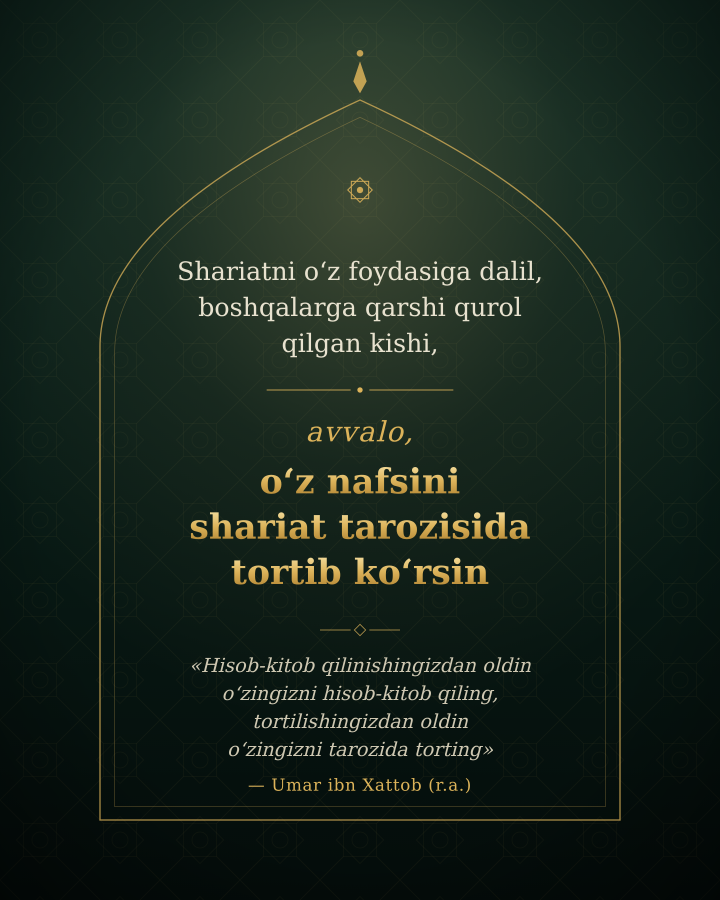
#> input picture hikmat-umar.png, 2160 x 2700 px (shown at 1/3 size)
$ python -i engine.py   (imports and definitions only)
#> lines starting #> are read from the running program, lines starting #| are printed output that depends on the picture
#> further down, picture is the input picture: PIL image 2160x2700 RGB; mean R, G, B 25.9, 39.4, 29.5
"""Low-level rendering primitives used to build rich, non-flat card backgrounds:
gradient meshes, soft bokeh blobs, film grain, vignette and glow."""
import math
import random

import numpy as np
from PIL import Image, ImageDraw, ImageFilter


def _lerp_color(c1, c2, t):
    return tuple(int(a + (b - a) * t) for a, b in zip(c1, c2))


# [39 lines left out: functions linear_gradient, multi_stop_gradient, not called in this run]


def add_bokeh_blobs(img, count=14, color_palette=None, seed=None, min_r=0.08, max_r=0.32, opacity=(10, 45)):
    """Layer soft, blurred glowing blobs to break up flat gradients (cheap Perlin-like depth)."""
#> called with count = 14, min_r = 0.08, max_r = 0.32, opacity = (10, 45)
    rng = random.Random(seed)
    w, h = img.size
#> w = 2160; h = 2700
    base = img.convert("RGBA")
    overlay = Image.new("RGBA", (w, h), (0, 0, 0, 0))
#> overlay: PIL image 2160x2700 RGBA; every value is 0
    if not color_palette:
        color_palette = [(255, 255, 255)]
    for _ in range(count):
        r = rng.uniform(min_r, max_r) * max(w, h)
        cx = rng.uniform(-0.15, 1.15) * w
        cy = rng.uniform(-0.15, 1.15) * h
        color = rng.choice(color_palette)
        alpha = rng.randint(*opacity)
        # canvas is padded well beyond the circle so the Gaussian blur fades to
        # zero alpha before reaching the edge (otherwise a faint rectangular
        # ghost of the canvas boundary shows up once composited).
        pad = r * 1.6
        canvas_r = r + pad
        blob = Image.new("RGBA", (int(canvas_r * 2), int(canvas_r * 2)), (0, 0, 0, 0))
        bd = ImageDraw.Draw(blob)
        bd.ellipse([pad, pad, pad + r * 2, pad + r * 2], fill=(*color, alpha))
        blob = blob.filter(ImageFilter.GaussianBlur(r * 0.45))
        overlay.alpha_composite(blob, (int(cx - canvas_r), int(cy - canvas_r)))
#> this loop made 14 passes
#> pass 1, in add_bokeh_blobs, `blob = blob.filter(ImageFilter.GaussianBlur(r * 0.45))`:
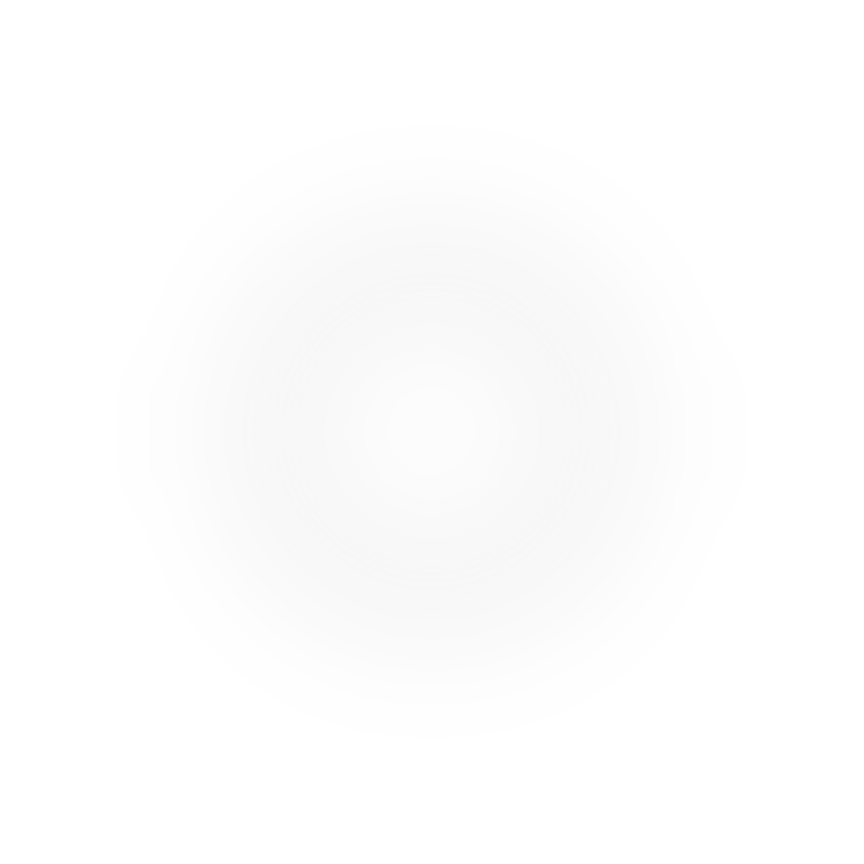
#> blob: PIL image 2590x2590 RGBA (shown at 1/3 size); mean R, G, B, A 29.7, 29.7, 29.7, 3.2; transparent parts drawn white
#> after the loop:
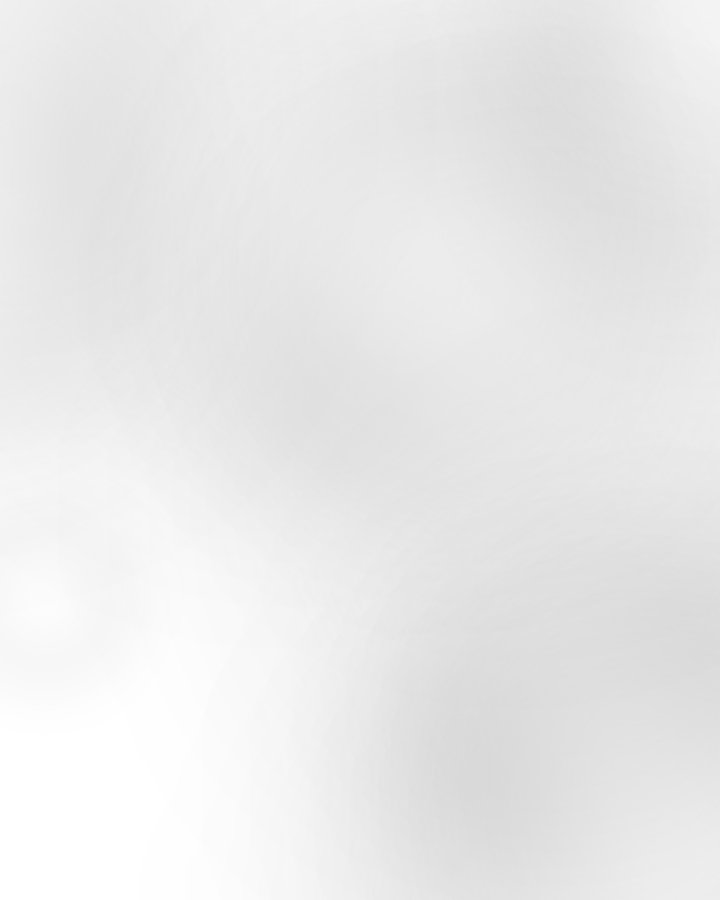
#> overlay: PIL image 2160x2700 RGBA (shown at 1/3 size); mean R, G, B, A 112.7, 112.7, 112.7, 46.9; transparent parts drawn white
    return Image.alpha_composite(base, overlay).convert("RGB")
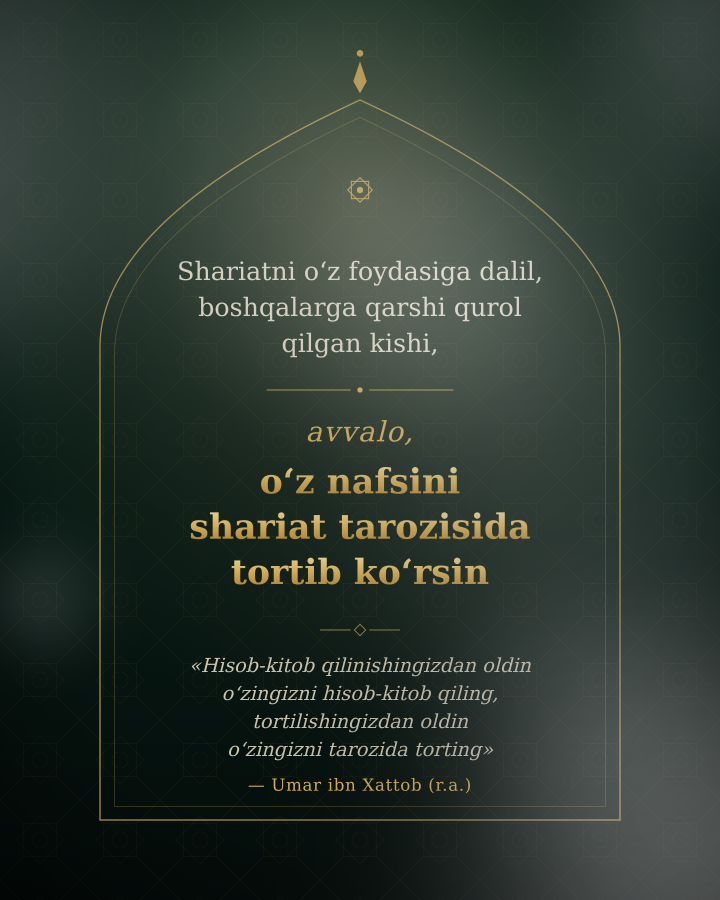
#> returned value: PIL image 2160x2700 RGB (shown at 1/3 size); mean R, G, B 46.6, 57.6, 49.6


# [56 lines left out: functions add_film_grain, add_vignette, add_top_sheen, soft_shadow_box, radial_glow, not called in this run]

>>> from PIL import Image
>>> picture = Image.open('../hikmat-umar.png')
>>> result = add_bokeh_blobs(picture)

$ run again, on madina-tongi.png
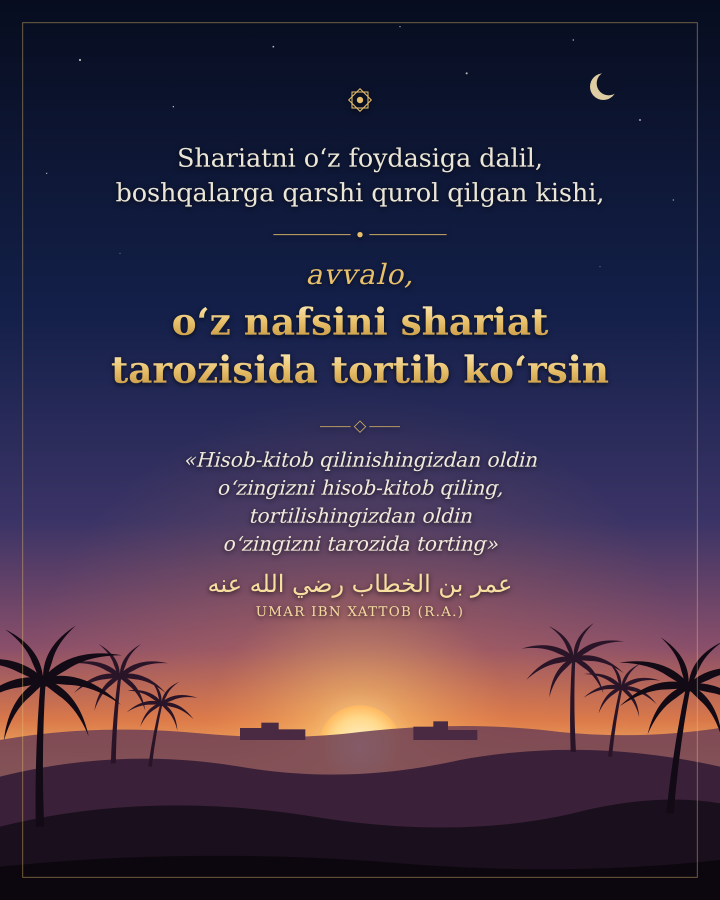
#> input picture madina-tongi.png, 2160 x 2700 px (shown at 1/3 size)
#> picture is the input picture: PIL image 2160x2700 RGB; mean R, G, B 61.6, 48.4, 70
#> after the loop in add_bokeh_blobs, `for _ in range(count):`:
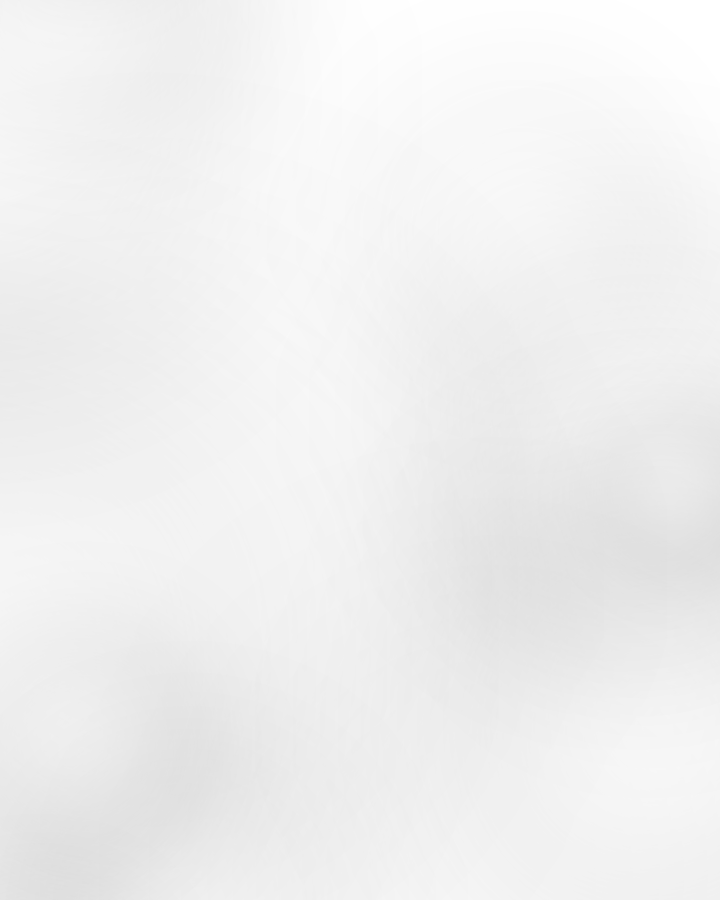
#> overlay: PIL image 2160x2700 RGBA (shown at 1/3 size); mean R, G, B, A 120, 120, 120, 33; transparent parts drawn white
#> in add_bokeh_blobs, `return Image.alpha_composite(base, overlay).convert("RGB")`:
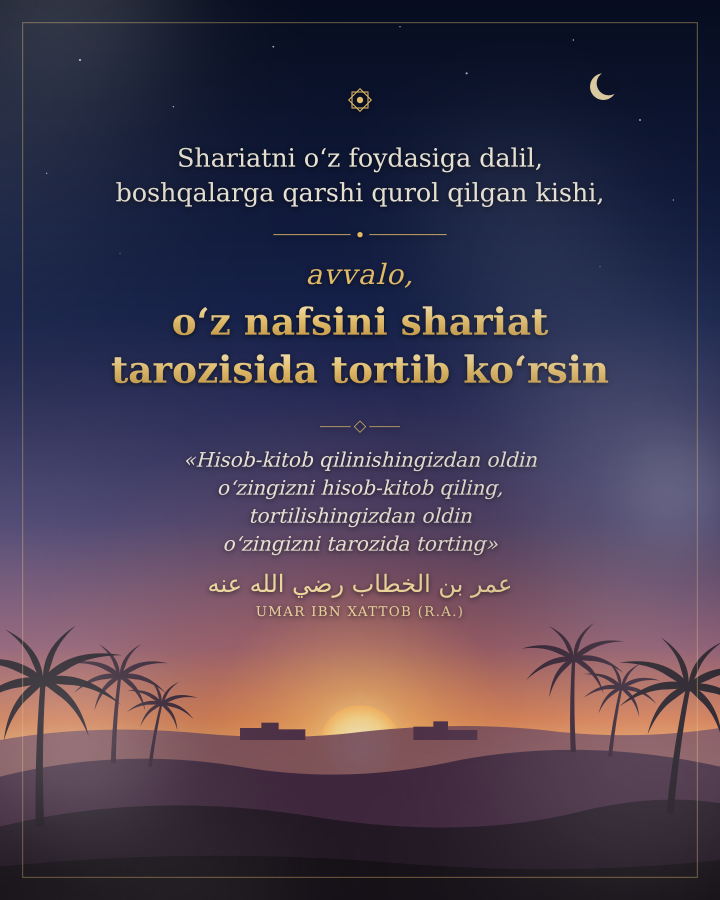
#> returned value: PIL image 2160x2700 RGB (shown at 1/3 size); mean R, G, B 70.7, 60.1, 78.9

$ run again, on nafs-tarozisi.png
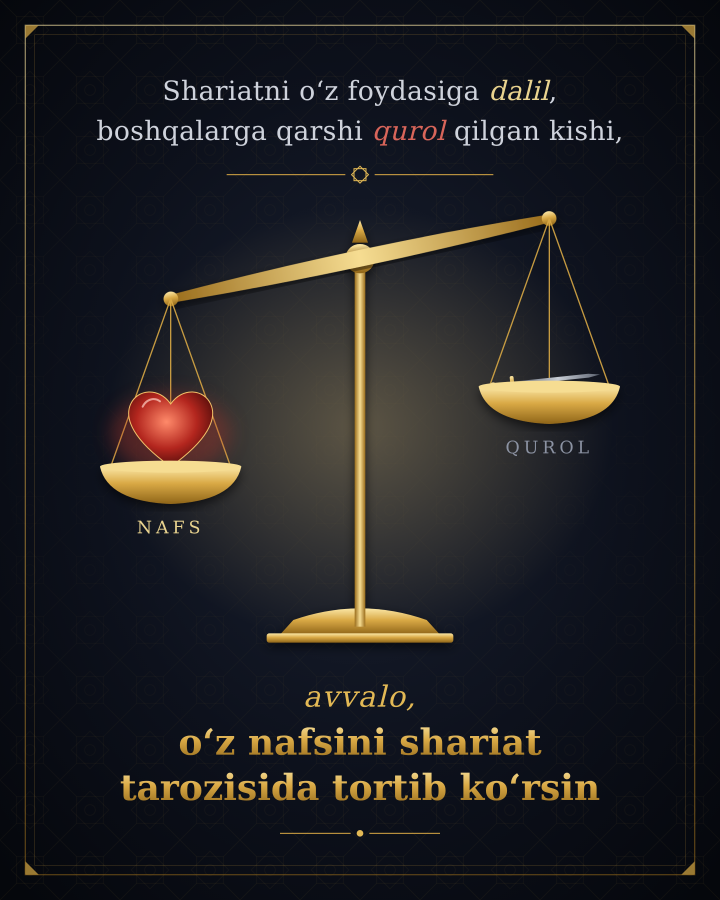
#> input picture nafs-tarozisi.png, 2160 x 2700 px (shown at 1/3 size)
#> picture is the input picture: PIL image 2160x2700 RGB; mean R, G, B 33.3, 32.5, 34.4
#> after the loop in add_bokeh_blobs, `for _ in range(count):`:
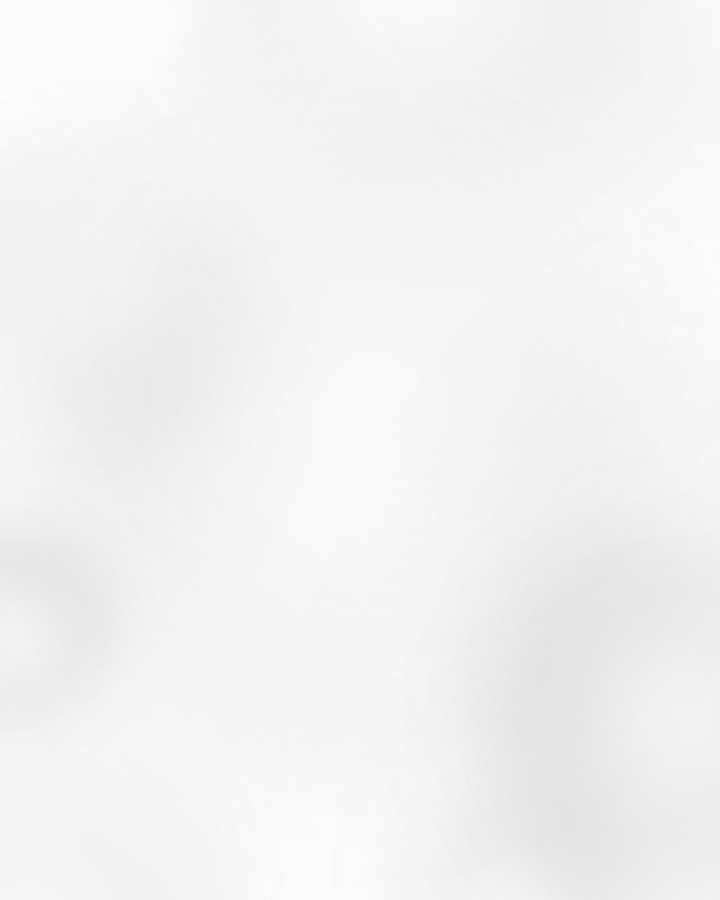
#> overlay: PIL image 2160x2700 RGBA (shown at 1/3 size); mean R, G, B, A 114.1, 114.1, 114.1, 25.2; transparent parts drawn white
#> in add_bokeh_blobs, `return Image.alpha_composite(base, overlay).convert("RGB")`:
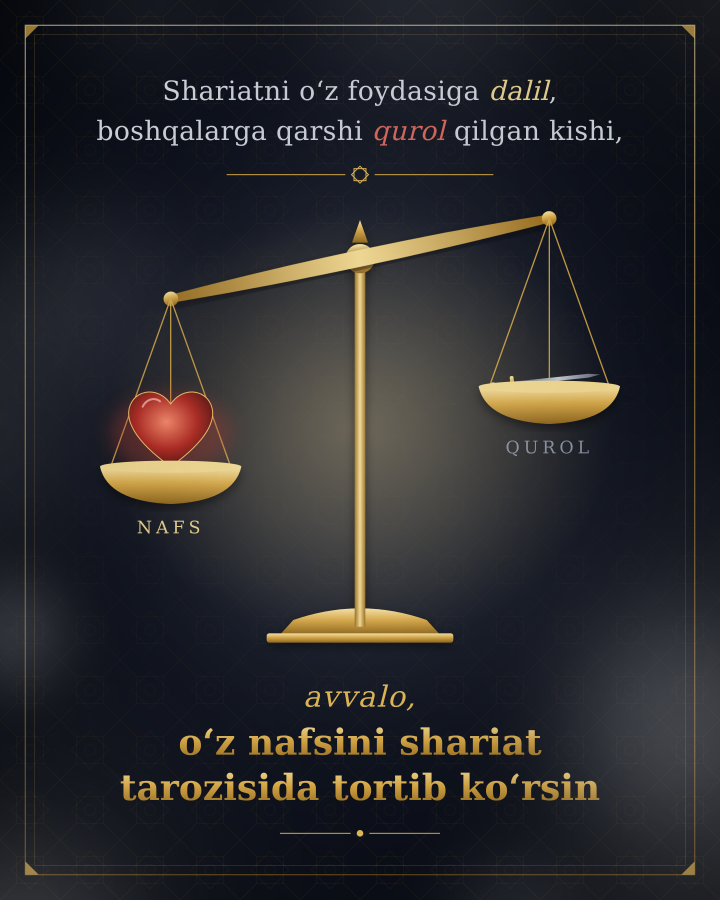
#> returned value: PIL image 2160x2700 RGB (shown at 1/3 size); mean R, G, B 42.9, 42.2, 43.9
